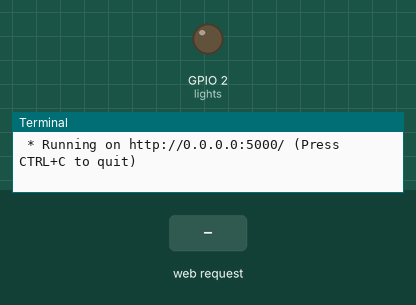
Recording of a program running on a simulated Raspberry Pi (BCM pin numbers). Parts: output pins drawn as LEDs (lit = HIGH), the last lines printed to the terminal. Inputs (shaded band) come from the test bench. The clock reads 2024-03-15 10:24:30 at power-on unless the program sets it.

Above: at 1.2 s.
1.3 s: HTTP request for /lamp/on received
At 2.3 s:
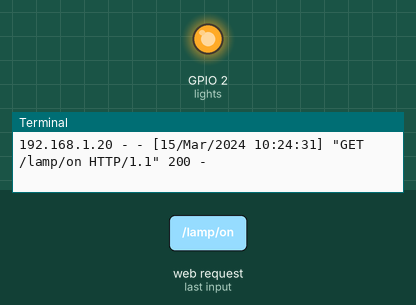
2.8 s: HTTP request for /lamp/off received
At 3.4 s:
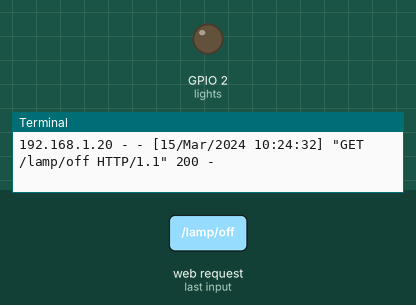
Timing chart, 0 to 5.8 s (numbered marks = the images above; inputs shaded):
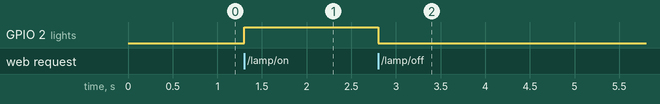

Measured:
- after the input at 1.3 s, GPIO 2 (lights): LOW → HIGH at once
- after the input at 2.8 s, GPIO 2 (lights): HIGH → LOW at once

The program:

appliance_control.py
```python
#!/usr/bin/python3

from flask import Flask
from gpiozero import OutputDevice

app = Flask(__name__)
lights = OutputDevice(2)

@app.route("/lamp/<control>")
def control(control):
  if control == "on":
    lights.on()
  elif control == "off":
    lights.off()
  return "Table lamp is now %s" % control

if __name__ == "__main__":
    app.run('0.0.0.0')
```
